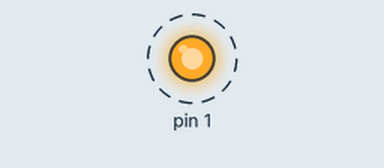
This sketch was run on a simulated Arduino Uno, built with avr-gcc and run on an emulated ATmega328P. Shown: output pins drawn as LEDs (lit = HIGH). Dashed ring = blinking.

Above: at 0.5 s.
Timing chart, 0 to 4.6 s (numbered marks = the images above):
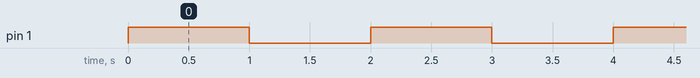

Measured:
- by itself, pin 1: alternates HIGH for 1.0 s and LOW for 1.0 s

The sketch:

CH32v003_LEDBlink.ino
```cpp
/*
CH32v003J4M6

     +---------+
 PD6 |1      8| PD4
 VSS |2      7| PC4
 PA2 |3      6| PC2
 VDD |4      5| PC1 --> LED --> Widerstand 220ohm --> GND
     +---------+

*/
// the setup function runs once when you press reset or power the board
void setup() {
    // initialize digital pin LED_BUILTIN as an output.
    pinMode(PC1, OUTPUT);
}

// the loop function runs over and over again forever
void loop() {
    digitalWrite(PC1, HIGH);  // turn the LED on (HIGH is the voltage level)
    delay(1000);                      // wait for a second
    digitalWrite(PC1, LOW);   // turn the LED off by making the voltage LOW
    delay(1000);                      // wait for a second
}
```
